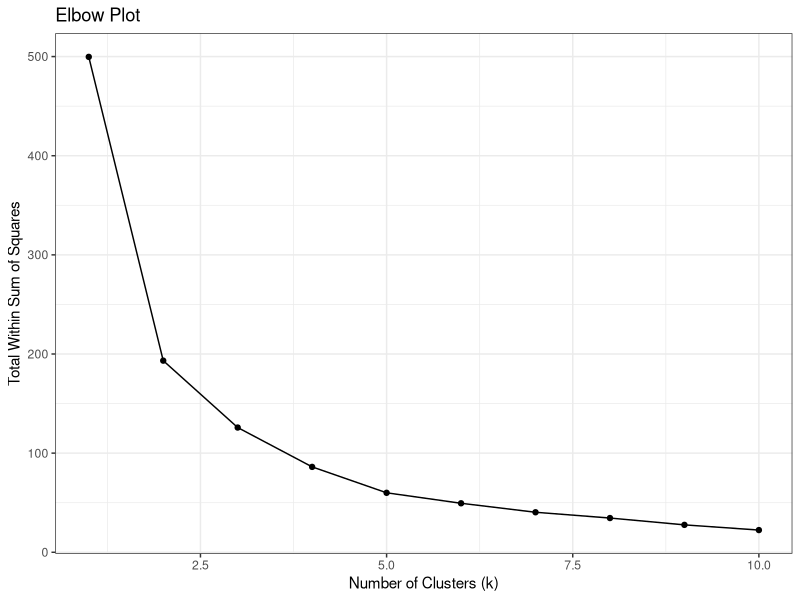
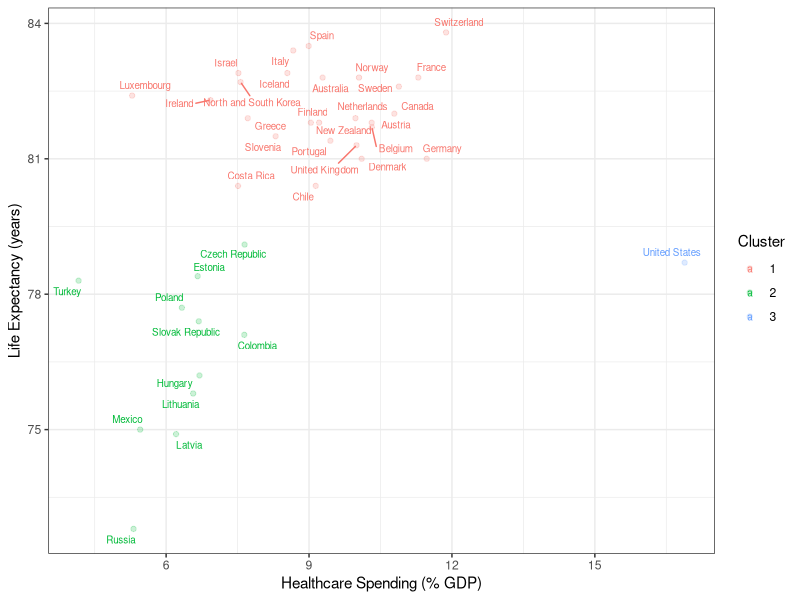

R code for these plots, in order:
setwd("../")

library(tidyverse)
library(ggrepel)
library(ggplot2)
library(cluster)

# Read the data
df1 <- read_csv("healthcare_spending.csv")
df2 <- read_csv("life_expectancy.csv")
df3 <- read_csv("country_codes.csv")

# Data preprocessing
# At the beginning, I encountered an error in this place. The reason is that the functions filter, 
# mutate, and select are defined in different packages, causing errors, so you need to add the prefix of dplyr::
df1_reduced <- df1 %>%
  dplyr::filter(TIME == 2018, MEASURE=="PC_GDP", SUBJECT=="TOT") %>%
  dplyr::mutate(spending_pct_gdp = Value) %>%
  dplyr::select(LOCATION, spending_pct_gdp)

df2_reduced <- df2 %>%
  filter(TIME == 2018, INDICATOR =="LIFEEXP", SUBJECT=="TOT") %>%
  select(LOCATION, life_expectancy = Value)

df_final <- df1_reduced %>%
  inner_join(df2_reduced) %>%
  left_join(df3, by=c("LOCATION" = "CODE")) %>%
  select(Country, spending_pct_gdp, life_expectancy) %>%
  arrange(desc(life_expectancy)) %>%
  rename(country = Country)

# Perform k-means clustering
data <- df_final[, c("spending_pct_gdp", "life_expectancy")]
set.seed(123)  # For reproducibility
k_values <- 1:10
wss <- sapply(k_values, function(k) {
  kmeans(data, centers = k, nstart = 25)$tot.withinss
})

# Elbow plot
elbow_plot <- data.frame(k = k_values, wss = wss)
ggplot(elbow_plot, aes(x = k, y = wss)) +
  geom_line() +
  geom_point() +
  labs(x = "Number of Clusters (k)", y = "Total Within Sum of Squares") +
  ggtitle("Elbow Plot") +
  theme_bw()

# Determine the optimal number of clusters using the elbow method
# Identify the "knee" of the plot where the reduction in WSS begins to level off
# Choose the corresponding k value

# Set the chosen k value based on the elbow analysis
chosen_k <- 3

# Perform k-means clustering with the chosen k value
clusters <- kmeans(data, centers = chosen_k, nstart = 25)

# Add cluster information to the dataframe
df_final$cluster <- as.factor(clusters$cluster)

# Plot with cluster information
df_final %>%
  ggplot(aes(x = spending_pct_gdp, y = life_expectancy, label = country, color = cluster)) +
  geom_point(alpha = 0.2) +
  geom_text_repel(size = 2.5, repel = TRUE) +
  labs(y = "Life Expectancy (years)", x = "Healthcare Spending (% GDP)", color = "Cluster") +
  theme_bw()
